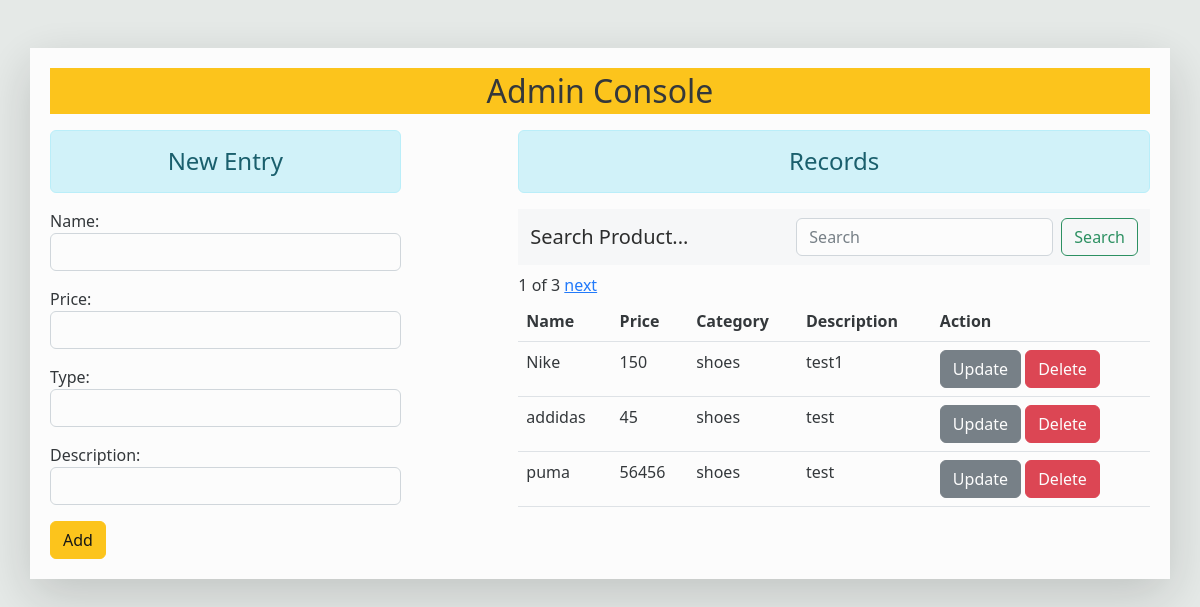
The page / on the database its author committed.
### products/models.py (models this page shows)
class Entries(models.Model):
    name=models.CharField(max_length=100,null=False)
    price=models.IntegerField(null=False)
    type=models.CharField(max_length=100,null=False)
    description=models.CharField(max_length=150,null=False)

### products/views.py (the view)
# urls.py: path('', views.get_data, name='index'),
def get_data(request):
    if request.method == 'POST':
        form_var = Entries_form(request.POST)
        if form_var.is_valid():
            nm = form_var.cleaned_data['name']
            pi = form_var.cleaned_data['price']
            ty = form_var.cleaned_data['type']
            de = form_var.cleaned_data['description']
            reg = Entries(name=nm, price=pi, type=ty,
                          description=de)
            reg.save()
        form_var = Entries_form()
        products = Entries.objects.all().order_by('id')
    else:
        form_var = Entries_form()
        if 'q' in request.GET:
            q = request.GET['q']
            if q != "":
                products = Entries.objects.filter(name=q)
            else:
                products = Entries.objects.all().order_by('id')
        else:
            products = Entries.objects.all().order_by('id')
    paginator = Paginator(products, 3)
    page_number = request.GET.get('page')
    page_obj = paginator.get_page(page_number)
    try:
        products = paginator.page(page_number)
    except PageNotAnInteger:
        products = paginator.page(1)
    except EmptyPage:
        products = paginator.page(paginator.num_pages)
    return render(request, 'getting.html', {'form': form_var, 'products': products, 'page_obj': page_obj})

### products/forms.py
class Entries_form(forms.ModelForm):
    class Meta:
        model=Entries
        fields=['name','price','type','description']
        widgets={
            'name': forms.TextInput(attrs={'class':'form-control'}),
            'price': forms.NumberInput(attrs={'class':'form-control'}),
            'type': forms.TextInput(attrs={'class':'form-control'}),
            'description': forms.TextInput(attrs={'class':'form-control'})
        }

### products/templates/getting.html (shortened to what this page needs)
{% extends 'base.html' %} {% block content %}
<div class="row">
  <div class="col-sm-4">
    <h4 class="text-center alert alert-info mt-2">New Entry</h4>
    <form action="" method="POST">
      {% csrf_token %} {{ form.as_p }}
      <input type="submit" value="Add" class="btn btn-warning" />
    </form>
  </div>
  <div class="col-7 offset-1">
    <h4 class="text-center alert alert-info mt-2">Records</h4>
    <nav class="navbar bg-light mb-2">
        <div class="container-fluid">
          <a class="navbar-brand">Search Product...</a>
          <form class="d-flex" method="GET" role="search">
            <input class="form-control me-2" name="q" type="search" placeholder="Search" aria-label="Search">
            <button class="btn btn-outline-success" type="submit">Search</button>
          </form>
        </div>
      </nav>
    {% if products %}
    <table class="table mt-1">
      <thead>
        <tr>
          <th scope="col">Name</th>
          <th scope="col">Price</th>
          <th scope="col">Category</th>
          <th scope="col">Description</th>
          <th scope="col">Action</th>
        </tr>
      </thead>
      <tbody>
        {% for p in products %}
        <tr>
          <td>{{ p.name }}</td>
          <td>{{ p.price }}</td>
          <td>{{ p.type }}</td>
          <td>{{ p.description }}</td>
          <td>
            <form
              action="{% url 'update' p.id %}"
              method="POST"
              class="d-inline"
            >
              <input type="submit" value="Update" class="btn btn-secondary" />
            </form>
            <form
              action="{% url 'deletedata' p.id %}"
              method="POST"
              class="d-inline"
            >
              <input type="submit" value="Delete" class="btn btn-danger" />
            </form>
          </td>
        </tr>
        {% endfor %}
        <div class="">
          <span>
            <span>{{ page_obj.number }} of {{ page_obj.paginator.num_pages }}</span>
            {% if page_obj.has_next %}
            <a href="?page={{page_obj.next_page_number}}">next</a>
            {% endif %}
          </span>
        </div>
      </tbody>
    </table>
    {% else %}
    <h4 class="text-center mt-2">No Records</h4>
    {% endif %}
  </div>
</div>
{% endblock content %}

### products/templates/base.html (shortened to what this page needs)
<!DOCTYPE html>
{% load static %}
<html lang="en">
<head>
    <link href="https://cdn.jsdelivr.net/npm/bootstrap@5.2.0-beta1/dist/css/bootstrap.min.css" rel="stylesheet">
    <link href='../static/css/custom.css' rel="stylesheet"  >
</head>
<body>
    <div class="container mt-5 box shadow-lg">
        <h2 class="text-center bg-warning p-1">Admin Console</h2>
        {% block content %}{% endblock content %}
    </div>
</body>
</html>

### products/static/css/custom.css (style rules this page uses)
body { background:url("https://source.unsplash.com/collection/190727/1600x900") no-repeat center center/cover; content: ""; width: 100vw; height: 100%; z-index: -1; opacity: 0.9; }

### products/templates/base.html (style rules this page uses)
body { background-color: rgb(229, 233, 231); }
.box { background-color: white; padding: 20px; }

### rows shown on the page
Entries: name "Nike", price "150", type "shoes", description "test1"
Entries: name "addidas", price "45", type "shoes", description "test"
Entries: name "puma", price "56456", type "shoes", description "test"

### other values the page prints
{{ page_obj.number }} "1"
{{ page_obj.paginator.num_pages }} "3"
